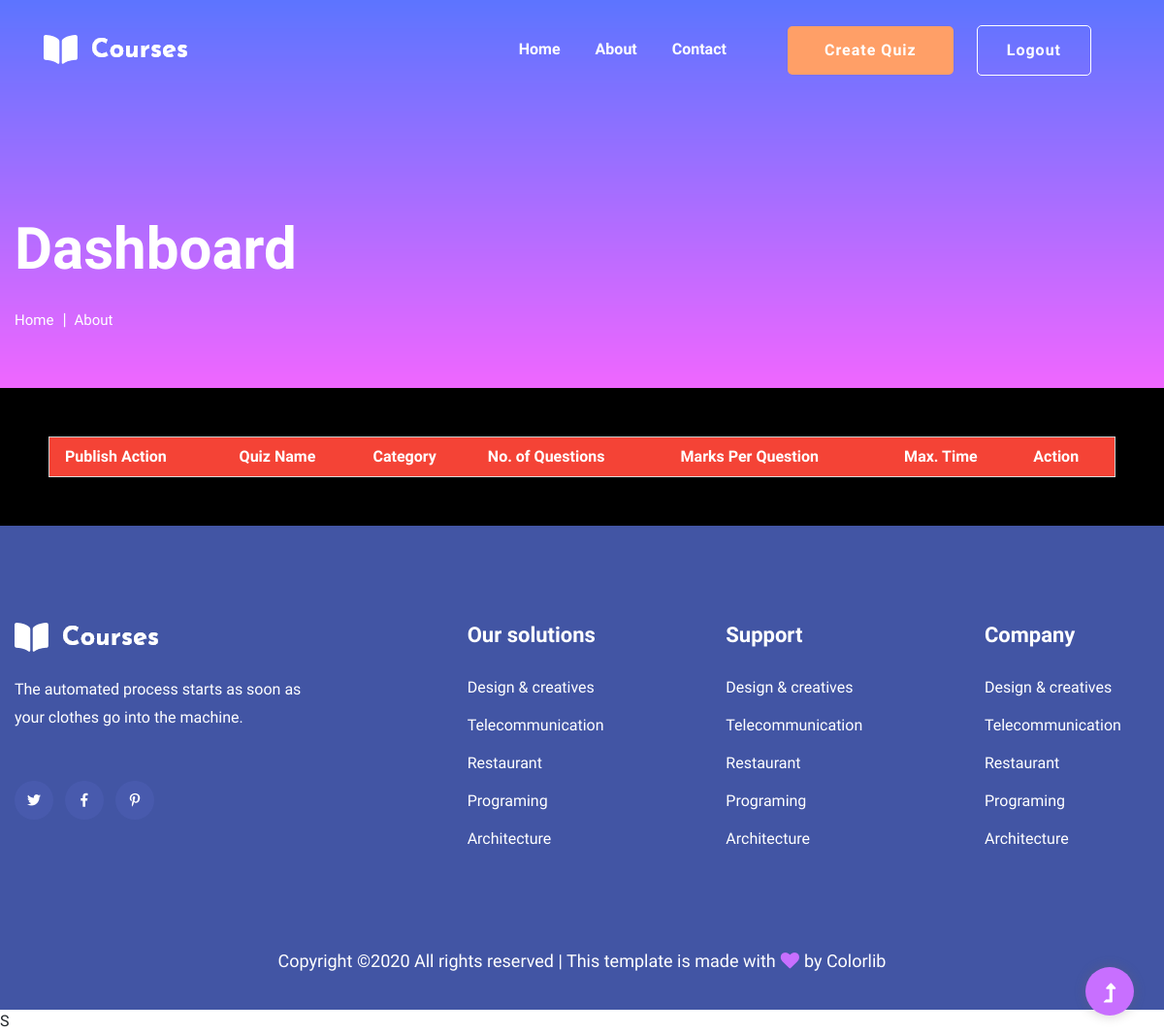
/organizerdashboard/ (signed in), run on an earlier commit of the app's database.
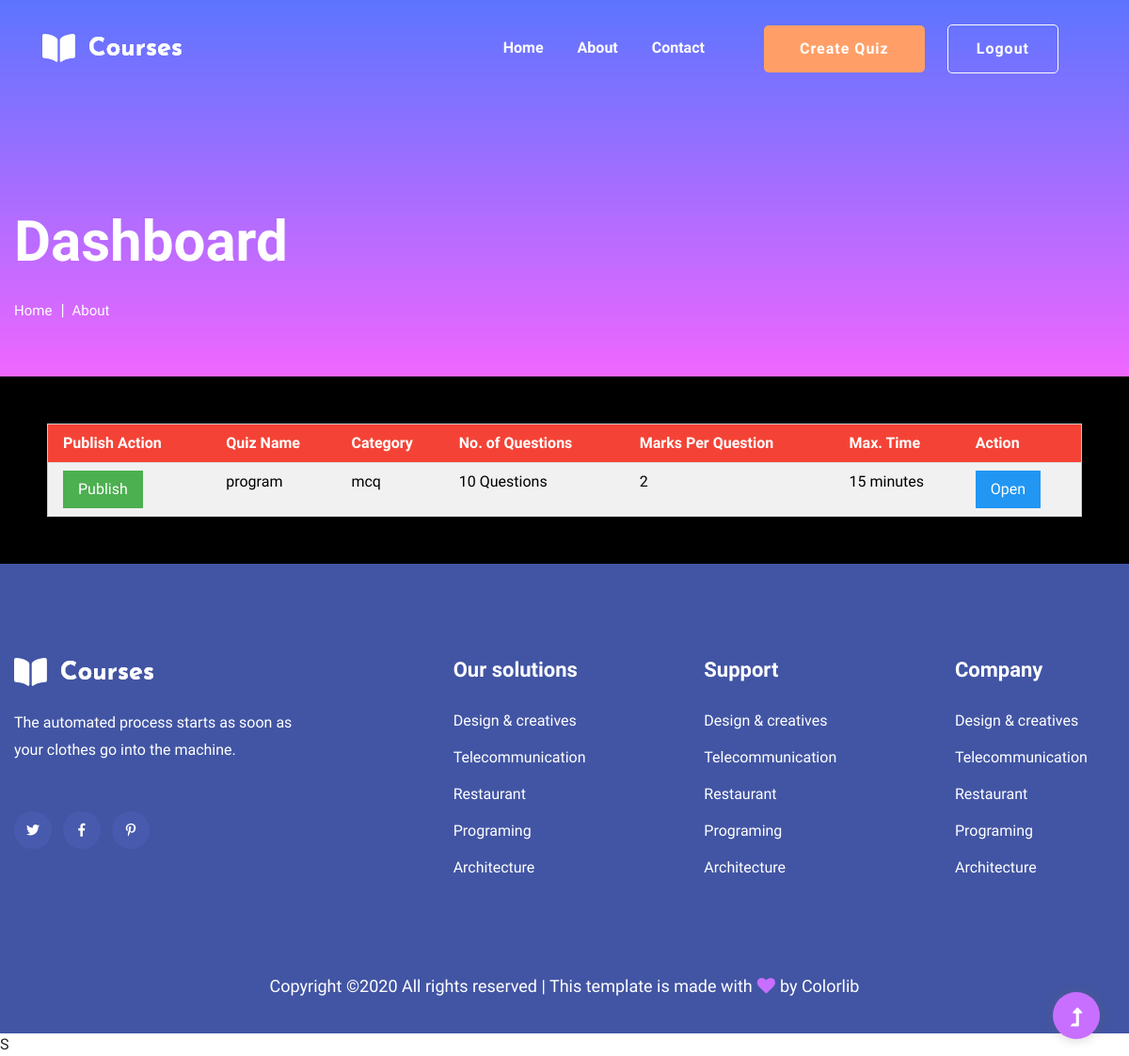
And on a later commit of the database.
### webapp/models.py (models this page shows)
class QuizData(models.Model):
	Quiz_ID=models.CharField(max_length=20, primary_key=True)
	Org_ID=models.CharField(max_length=20)
	Quiz_Name=models.CharField(max_length=100)
	Quiz_Category=models.CharField(max_length=50)
	Question_Count=models.CharField(max_length=5)
	Marks_Per_Ques=models.CharField(max_length=5)
	Maximum_Time=models.CharField(max_length=20, default='10')
	Status=models.CharField(max_length=10, default='Deactive')
	class Meta:
		db_table="QuizData"

### webapp/views.py (the view)
# urls.py: path('organizerdashboard/',organizerdashboard),
def organizerdashboard(request):
	dic={'checksession':checksession(request),
		'data':QuizData.objects.filter(Org_ID=request.session['org_id'])}
	return render(request,'organizerdashboard.html',dic)

### webapp/myutil.py (called while the page is built)
def checksession(request):
	try:
		org_id = request.session['org_id']
		return True
	except:
		return False

### webapp/templates/organizerdashboard.html (shortened to what this page needs)
<!doctype html>
{% load static %}
<html class="no-js" lang="zxx">
<head>
    <link rel="stylesheet" href="{% static '/assets/css/bootstrap.min.css' %}">
    <link rel="stylesheet" href="{% static '/assets/css/owl.carousel.min.css' %}">
    <link rel="stylesheet" href="{% static '/assets/css/slicknav.css' %}">
    <link rel="stylesheet" href="{% static '/assets/css/flaticon.css' %}">
    <link rel="stylesheet" href="{% static '/assets/css/progressbar_barfiller.css' %}">
    <link rel="stylesheet" href="{% static '/assets/css/gijgo.css' %}">
    <link rel="stylesheet" href="{% static '/assets/css/animate.min.css' %}">
    <link rel="stylesheet" href="{% static '/assets/css/animated-headline.css' %}">
    <link rel="stylesheet" href="{% static '/assets/css/magnific-popup.css' %}">
    <link rel="stylesheet" href="{% static '/assets/css/fontawesome-all.min.css' %}">
    <link rel="stylesheet" href="{% static '/assets/css/themify-icons.css' %}">
    <link rel="stylesheet" href="{% static '/assets/css/slick.css' %}">
    <link rel="stylesheet" href="{% static '/assets/css/nice-select.css' %}">
    <link rel="stylesheet" href="{% static '/assets/css/style.css' %}">
    <link rel="stylesheet" href="{% static 'w3.css' %}">
</head>
<body>
    <header>
        <div class="header-area header-transparent">
            <div class="main-header ">
                <div class="header-bottom  header-sticky">
                    <div class="container-fluid">
                        <div class="row align-items-center">
                            <div class="col-xl-2 col-lg-2">
                                <div class="logo">
                                    <a href="index.html"><img src="{% static '/assets/img/logo/logo.png' %}" alt=""></a>
                                </div>
                            </div>
                            <div class="col-xl-10 col-lg-10">
                                <div class="menu-wrapper d-flex align-items-center justify-content-end">
                                    <div class="main-menu d-none d-lg-block">
                                        <nav>
                                            <ul id="navigation">
                                                <li class="active" ><a href="/index/">Home</a></li>
                                                <li><a href="/about/">About</a></li>
                                                <li><a href="/contact/">Contact</a></li>
                                                {% if checksession %}
                                                <li class="button-header margin-left "><a href="/createquiz/" class="btn">Create Quiz</a></li>
                                                <li class="button-header"><a href="/logout/" class="btn btn3">Logout</a></li>
                                                {% else %}
                                                <li class="button-header margin-left "><a href="/register/" class="btn">Sign Up</a></li>
                                                <li class="button-header"><a href="/login/" class="btn btn3">Log in</a></li>
                                                {% endif %}
                                            </ul>
                                        </nav>
                                    </div>
                                </div>
                            </div>
                            <div class="col-12">
                            </div>
                        </div>
                    </div>
                </div>
            </div>
        </div>
    </header>
    <main>
        <section class="slider-area slider-area2">
            <div class="slider-active">
                <div class="single-slider slider-height2">
                    <div class="container">
                        <div class="row">
                            <div class="col-xl-8 col-lg-11 col-md-12">
                                <div class="hero__caption hero__caption2">
                                    <h1 data-animation="bounceIn" data-delay="0.2s">Dashboard</h1>
                                    <nav aria-label="breadcrumb">
                                        <ol class="breadcrumb">
                                            <li class="breadcrumb-item"><a href="index.html">Home</a></li>
                                            <li class="breadcrumb-item"><a href="#">about</a></li>
                                        </ol>
                                    </nav>
                                </div>
                            </div>
                        </div>
                    </div>
                </div>
            </div>
        </section>
        <div style="width:100%;padding:50px;"class="w3-black">
        	<table class="w3-table-all">
        		<tr class="w3-red">
        			<th>Publish Action</th>
        			<th>Quiz Name</th>
                    <th>Category</th>
        			<th>No. of Questions</th>
        			<th>Marks Per Question</th>
                    <th>Max. Time</th>
        			<th>Action</th>
        		</tr>
                {% for x in data %}
        		<tr style="color:black;">
                    {% if x.Status == 'Deactive' %}
        			<td><a class="w3-button w3-green w3-hover-black"href="">Publish</a></td>
                    {% else %}
                    <td><a class="w3-button w3-red w3-hover-black"href="">Un-Publish</a></td>
                    {% endif %}
        			<td>{{ x.Quiz_Name|safe }}</td>
        			<td>{{ x.Quiz_Category|safe }}</td>
        			<td>{{ x.Question_Count|safe }} Questions</td>
        			<td>{{ x.Marks_Per_Ques|safe }}</td>
                    <td>{{ x.Maximum_Time|safe }} minutes</td>
        			<td><a class="w3-button w3-blue w3-hover-black"href="/quizdash/?id={{ x.Quiz_ID|safe }}">Open</a></td>
        		</tr>
                {% endfor %}
        	</table>
        </div>
    </main>
    <footer>
     <div class="footer-wrappper footer-bg">
        <div class="footer-area footer-padding">
            <div class="container">
                <div class="row justify-content-between">
                    <div class="col-xl-4 col-lg-5 col-md-4 col-sm-6">
                        <div class="single-footer-caption mb-50">
                            <div class="single-footer-caption mb-30">
                                <div class="footer-logo mb-25">
                                    <a href="index.html"><img src="{% static '/assets/img/logo/logo2_footer.png' %}" alt=""></a>
                                </div>
                                <div class="footer-tittle">
                                    <div class="footer-pera">
                                        <p>The automated process starts as soon as your clothes go into the machine.</p>
                                    </div>
                                </div>
                                <div class="footer-social">
                                    <a href="#"><i class="fab fa-twitter"></i></a>
                                    <a href="https://bit.ly/sai4ull"><i class="fab fa-facebook-f"></i></a>
                                    <a href="#"><i class="fab fa-pinterest-p"></i></a>
                                </div>
                            </div>
                        </div>
                    </div>
                    <div class="col-xl-2 col-lg-3 col-md-4 col-sm-5">
                        <div class="single-footer-caption mb-50">
                            <div class="footer-tittle">
                                <h4>Our solutions</h4>
                                <ul>
                                    <li><a href="#">Design & creatives</a></li>
                                    <li><a href="#">Telecommunication</a></li>
                                    <li><a href="#">Restaurant</a></li>
                                    <li><a href="#">Programing</a></li>
                                    <li><a href="#">Architecture</a></li>
                                </ul>
                            </div>
                        </div>
                    </div>
                    <div class="col-xl-2 col-lg-4 col-md-4 col-sm-6">
                        <div class="single-footer-caption mb-50">
                            <div class="footer-tittle">
                                <h4>Support</h4>
                                <ul>
                                    <li><a href="#">Design & creatives</a></li>
                                    <li><a href="#">Telecommunication</a></li>
                                    <li><a href="#">Restaurant</a></li>
                                    <li><a href="#">Programing</a></li>
                                    <li><a href="#">Architecture</a></li>
                                </ul>
                            </div>
                        </div>
                    </div>
                    <div class="col-xl-2 col-lg-3 col-md-4 col-sm-6">
                        <div class="single-footer-caption mb-50">
                            <div class="footer-tittle">
                                <h4>Company</h4>
                                <ul>
                                    <li><a href="#">Design & creatives</a></li>
                                    <li><a href="#">Telecommunication</a></li>
                                    <li><a href="#">Restaurant</a></li>
                                    <li><a href="#">Programing</a></li>
                                    <li><a href="#">Architecture</a></li>
                                </ul>
                            </div>
                        </div>
                    </div>
                </div>
            </div>
        </div>
        <div class="footer-bottom-area">
            <div class="container">
                <div class="footer-border">
                    <div class="row d-flex align-items-center">
                        <div class="col-xl-12 ">
                            <div class="footer-copy-right text-center">
                                <p>
                                  Copyright &copy;<script>document.write(new Date().getFullYear());</script> All rights reserved | This template is made with <i class="fa fa-heart" aria-hidden="true"></i> by <a href="https://colorlib.com" target="_blank">Colorlib</a>
                                  </p>
                              </div>
                          </div>
                      </div>
                  </div>
              </div>
          </div>
      </div>
  </footer>
  <div id="back-top" >
    <a title="Go to Top" href="#"> <i class="fas fa-level-up-alt"></i></a>
</div>
<script src="{% static '/assets/js/hover-direction-snake.min.js' %}"></script>S
</body>
</html>

### webapp/static/w3.css (style rules this page uses)
img { vertical-align:middle }
a { color:inherit }
.w3-table,.w3-table-all { border-collapse:collapse;border-spacing:0;width:100%;display:table }
.w3-table-all { border:1px solid #ccc }
.w3-bordered tr,.w3-table-all tr { border-bottom:1px solid #ddd }
.w3-table-all tr:nth-child(odd) { background-color:#fff }
.w3-table-all tr:nth-child(even) { background-color:#f1f1f1 }
.w3-table td,.w3-table th,.w3-table-all td,.w3-table-all th { padding:8px 8px;display:table-cell;text-align:left;vertical-align:top }
.w3-table th:first-child,.w3-table td:first-child,.w3-table-all th:first-child,.w3-table-all td:first-child { padding-left:16px }
.w3-btn,.w3-button { border:none;display:inline-block;padding:8px 16px;vertical-align:middle;overflow:hidden;text-decoration:none;color:inherit;background-color:inherit;text-align:center;cursor:pointer;white-space:nowrap }
.w3-btn,.w3-button { -webkit-touch-callout:none;-webkit-user-select:none;-khtml-user-select:none;-moz-user-select:none;-ms-user-select:none;user-select:none }
.w3-blue,.w3-hover-blue:hover { color:#fff!important;background-color:#2196F3!important }
.w3-green,.w3-hover-green:hover { color:#fff!important;background-color:#4CAF50!important }
.w3-red,.w3-hover-red:hover { color:#fff!important;background-color:#f44336!important }
.w3-black,.w3-hover-black:hover { color:#fff!important;background-color:#000!important }

What changed in the data, as far as the page shows it:
added QuizData: Status "Publish", Quiz_Name "program", Quiz_Category "mcq", Question_Count "10", Marks_Per_Ques "2", Maximum_Time "15"
